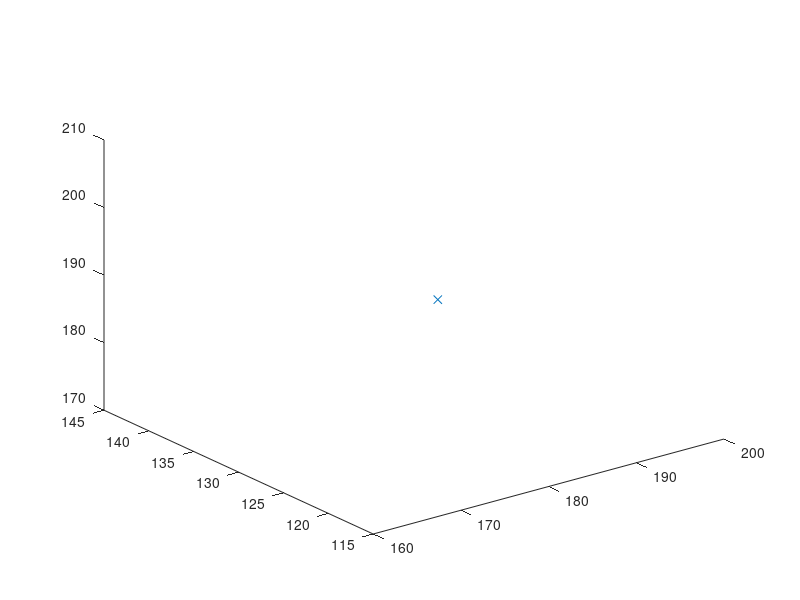

This figure's MATLAB source: (Note: this script raises an error after producing the figure.)
clearvars
close all

x_max = 640;
y_max = 480;
z_max = 400;
EPS = 20;
numNodes = 2000;        
q_start.coord = [0 0 0];
q_start.cost = 0;
q_start.parent = 0;
q_goal.coord = [640 400 180];
q_goal.cost = 0;
nodes(1) = q_start;

figure(1)
for i = 1:1:numNodes
    q_rand = [rand(1)*x_max rand(1)*y_max rand(1)*z_max];
    plot3(q_rand(1), q_rand(2), q_rand(3), 'x', 'Color',  [0 0.4470 0.7410])
    
    % Break if goal node is already reached
    for j = 1:1:length(nodes)
        if nodes(j).coord == q_goal.coord
            break
        end
    end
    
    % Pick the closest node from existing list to branch out from
    ndist = [];
    for j = 1:1:length(nodes)
        n = nodes(j);
        tmp = dist_3d(n.coord, q_rand);
        ndist = [ndist tmp];
    end
    [val, idx] = min(ndist);
    q_near = nodes(idx);
    
    q_new.coord = steer_3d(q_rand, q_near.coord, val, EPS);
    line([q_near.coord(1), q_new.coord(1)], [q_near.coord(2), q_new.coord(2)], [q_near.coord(3), q_new.coord(3)], 'Color', 'k', 'LineWidth', 2);
    drawnow
    hold on
    q_new.cost = dist_3d(q_new.coord, q_near.coord) + q_near.cost;
    
    % Within a radius of r, find all existing nodes
    q_nearest = [];
    r = 50;
    neighbor_count = 1;
    for j = 1:1:length(nodes)
        if (dist_3d(nodes(j).coord, q_new.coord)) <= r
            q_nearest(neighbor_count).coord = nodes(j).coord;
            q_nearest(neighbor_count).cost = nodes(j).cost;
            neighbor_count = neighbor_count+1;
        end
    end
    
    % Initialize cost to currently known value
    q_min = q_near;
    C_min = q_new.cost;
    
    % Iterate through all nearest neighbors to find alternate lower
    % cost paths
    
    for k = 1:1:length(q_nearest)
        if q_nearest(k).cost + dist_3d(q_nearest(k).coord, q_new.coord) < C_min
            q_min = q_nearest(k);
            C_min = q_nearest(k).cost + dist_3d(q_nearest(k).coord, q_new.coord);
            line([q_min.coord(1), q_new.coord(1)], [q_min.coord(2), q_new.coord(2)], [q_min.coord(3), q_new.coord(3)], 'Color', 'g');            
            hold on
        end
    end
    
    % Update parent to least cost-from node
    for j = 1:1:length(nodes)
        if nodes(j).coord == q_min.coord
            q_new.parent = j;
        end
    end
    
    % Append to nodes
    nodes = [nodes q_new];
end
D = [];
for j = 1:1:length(nodes)
    tmpdist = dist_3d(nodes(j).coord, q_goal.coord);
    D = [D tmpdist];
end
% Search backwards from goal to start to find the optimal least cost path
[val, idx] = min(D);
q_final = nodes(idx);
q_goal.parent = idx;
q_end = q_goal;
nodes = [nodes q_goal];
while q_end.parent ~= 0
    start = q_end.parent;
    line([q_end.coord(1), nodes(start).coord(1)], [q_end.coord(2), nodes(start).coord(2)], [q_end.coord(3), nodes(start).coord(3)], 'Color', 'r', 'LineWidth', 4);
    hold on
    q_end = nodes(start);
end